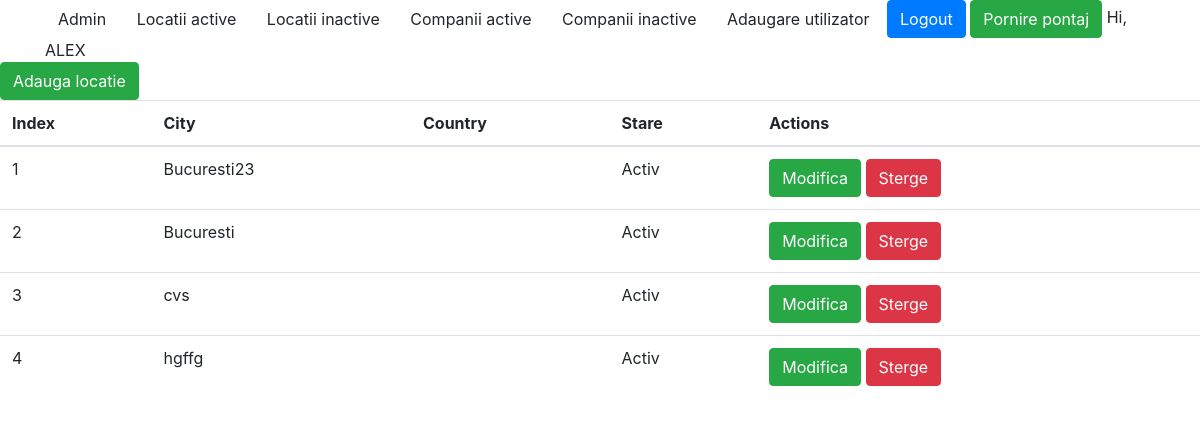
The app's page /locations/ (signed in), older data.
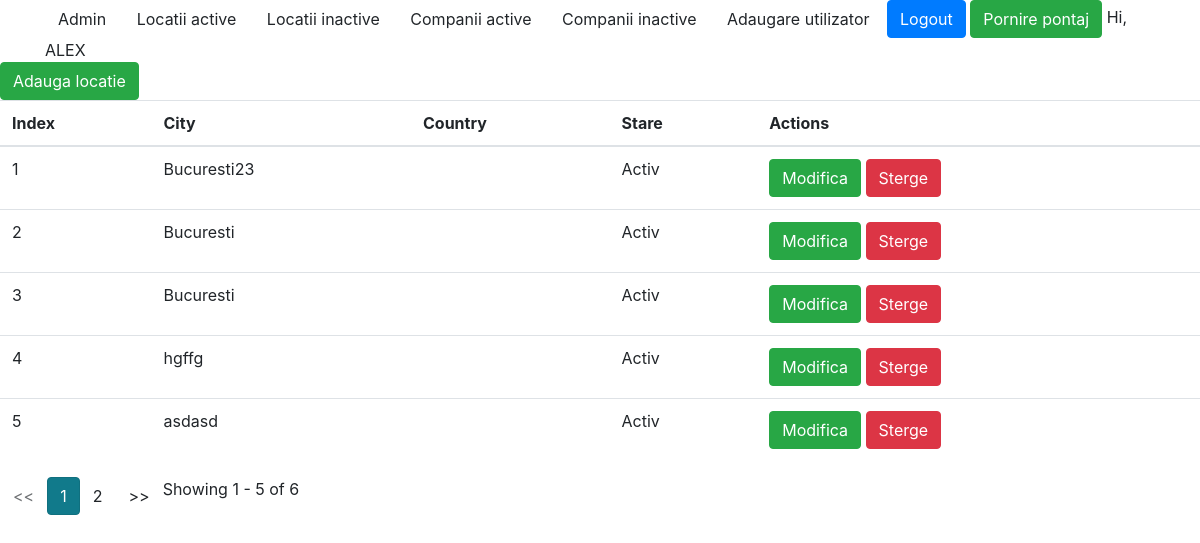
The same page, newer data.
### aplicatie1/models.py (models this page shows, shortened)
class Location(models.Model):
    city = models.CharField(max_length=100)
    country = models.CharField(max_length=100)
    active = models.BooleanField(default=1)

### aplicatie1/views.py (the view)
# urls.py: path('', views.LocationsView.as_view(), name='lista_locatii'),
class LocationsView(LoginRequiredMixin, ListView):
    model = Location
    template_name = 'aplicatie1/locations_index.html'
    paginate_by = 5
    queryset = model.objects.filter(active=1)
    context_object_name = 'locations'
    def get_context_data(self, *args, **kwargs):
        data = super(LocationsView, self).get_context_data(*args, **kwargs)
        return data

### nume_proiect/context_processors.py (called while the page is built)
def is_ready_to_work(request):
    if request.user.is_authenticated:
        if Pontaj.objects.filter(user_id=request.user.id, end_date=None).exists():
            return {'ready_to_work':False}
        return {'ready_to_work':True}
    return {}

### templates/aplicatie1/locations_index.html
{% extends 'base.html' %}
{% block content %}
<a class="btn btn-success" href="{% url 'locations:adauga' %}">Adauga locatie</a>
<table class="table">
    <thead>
    <tr>
        <th>Index</th>
        <th>City</th>
        <th>Country</th>
        <th>Stare</th>
        <th>Actions</th>
    </tr>
    </thead>
    <tbody>
    {% for item in locations %}
    <tr>
        <td>{{ forloop.counter0 | add:page_obj.start_index }}</td>
        <td>{{ item.city }}</td>
        <td><{{ item.country }}</td>
        <td>{% if item.active == 1 %}
            <span>Activ</span>
            {% else %}
            <span>Inactiv</span>
            {% endif %}
        </td>
        <td><a href="{% url 'locations:modifica' item.id %}" class="btn btn-success">Modifica</a>
            {% if item.active == 1 %}
            <a href="{% url 'locations:sterge' item.id %}" class="btn btn-danger">Sterge</a>
            {% else %}
            <a href="{% url 'locations:activeaza' item.id %}" class="btn btn-info">Activeaza</a>
            {% endif %}
        </td>
    </tr>
    {% endfor %}
    </tbody>
</table>
{% if is_paginated %}
<ul class="pagination">
    {% if page_obj.has_previous %}
    <li><a class="btn" href="?page={{ page_obj.previous_page_number }}"><<</a></li>
    {% else %}
    <li class="disabled btn"><span><<</span></li>
    {% endif %}
    {% for i in paginator.page_range %}
    {% if page_obj.number == i %}
    <li class="active btn btn-info"><span>{{ i }}<span class="sr-only">(curent)</span></span></li>
    {% else %}
    <li><a class="btn" href="?page={{ i }}">{{ i }}</a></li>
    {% endif %}
    {% endfor %}
    {% if page_obj.has_next %}
    <li><a class="btn" href="?page={{ page_obj.next_page_number }}">>></a></li>
    {% else %}
    <li class="disabled btn"><span>>></span></li>
    {% endif %}
    <span class="align-right">Showing {{ page_obj.start_index }} - {{ page_obj.end_index }} of
        {{ page_obj.paginator.count }}</span>
    </ul>
{% endif %}
{% endblock %}

Row changes from the older to the newer data that the page shows:
no longer on this page (row edited): Location: city "cvs", active "Activ"
now on this page (row edited): Location: city "Bucuresti", active "Activ"
added Location: city "asdasd", active "Activ"
Text that changed along with them:
{{ page_obj.start_index }}: (not shown) → "1"
{{ page_obj.end_index }}: (not shown) → "5"
{{ page_obj.paginator.count }}: (not shown) → "6"
text now shown: "<< >> Showing - of"
new list line: "1"
new list line: "2"
